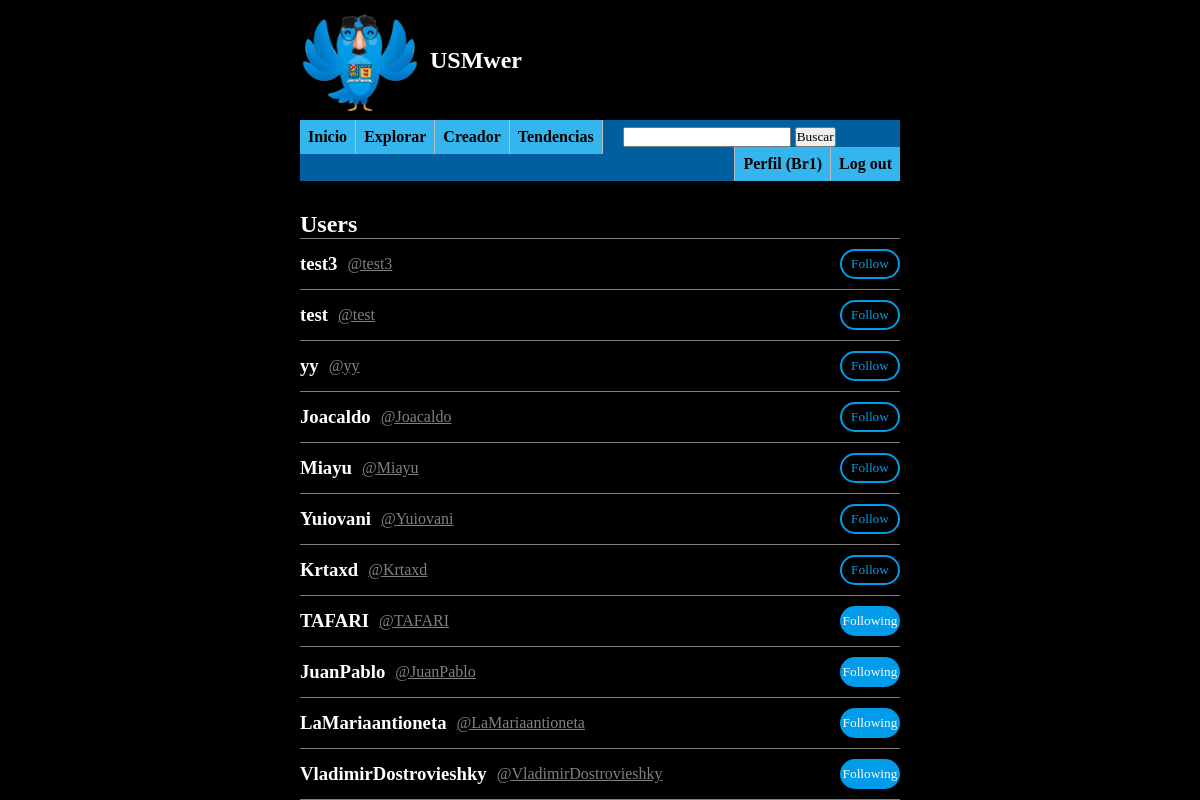
The app's page /explore.php (signed in) with its own data.
### tables this page shows
CREATE TABLE `users` (
  `usersUid` varchar(32) NOT NULL,
  `usersEmail` varchar(50) NOT NULL,
  `usersPwd` varchar(128) NOT NULL,
  `fecha_reg` varchar(30) NOT NULL
);

### includes/functions-inc.php (the view, shortened to what this page needs)
        <?php
function getAllUsers($conn){
    $sql = "SELECT * FROM users ORDER BY fecha_reg DESC LIMIT 100;";
    $stmt = mysqli_stmt_init($conn);
    if(!mysqli_stmt_prepare($stmt, $sql)){
        header("location: ../explore.php?error=stmtfailed");
        exit();
    }
    mysqli_stmt_execute($stmt);
    $resultData = mysqli_stmt_get_result($stmt);
    if($row = mysqli_fetch_all($resultData)){
        return $row;
    } else{
        $result = false;
        return $result;
    }
    exit();
}
function showUsersFrom($conn, $users){
    if($users){
        $n_users = count($users);
        for($i = 0; $i < $n_users; $i++){
            if($users[$i][0] === $_SESSION["userUid"]){
                continue;
            }
            ?>
            <div class='userFeed'>
                <div class="userFeed-username">
                    <h3 class="userFeed-username-name"><?php echo($users[$i][0]); ?></h3>
                    <a class="userFeed-username-at" href=<?php echo("profile.php?user=" . $users[$i][0]); ?>><?php echo("@" . $users[$i][0]); ?></a>
                </div>
                <div class="userFeed-buttons">
                    <form action="includes/userFeed-inc.php" method="POST">
                        <label>
                            <?php
                                if(isFollowdBy($conn, $users[$i][0], $_SESSION["userUid"]) !== false){
                                    ?>
                                    <input class="userFeed-buttons-unfollow" type="submit" name="unfollow" value="Following">
                                    <?php
                                } else{
                                    ?>
                                    <input class="userFeed-buttons-follow" type="submit" name="follow" value="Follow">
                                    <?php
                                }
                            ?>
                        </label>
                    </form>
                </div>
            </div>
            <div class="horizontalSeparator1"></div>
            <?php
        }
    }else{
        ?>
        <p>No se encontraron Usuarios</p>
        <?php
    }
}
function isFollowdBy($conn, $uid, $uidFollower){
    $sql = "SELECT * FROM follows WHERE followsUid=? AND followsUidFollower=?;";
    $stmt = mysqli_stmt_init($conn);
    if(!mysqli_stmt_prepare($stmt, $sql)){
        header("location: ../explore.php?error=stmtfailed");
        exit();
    }
    mysqli_stmt_bind_param($stmt, "ss", $uid, $uidFollower);
    mysqli_stmt_execute($stmt);
    $resultData = mysqli_stmt_get_result($stmt);
    if($row = mysqli_fetch_all($resultData)){
        return $row;
    } else{
        $result = false;
        return $result;
    }
    exit();
}
    ?>

### css/style.css (style rules this page uses)
* { padding: 0; margin: 0; font-family: century gothic; }
:root { --primary: rgb(0, 156, 233); }
body { background-color: black; color: white; }
a { color: gray; }
label .userFeed-buttons-follow { background-color: black; }
.horizontalSeparator1 { height: 1px; width: 100%; background-color: gray; }
.userFeed { display: flex; width: 100%; height: 50px; }
.userFeed-username { width: 90%; align-self: center; display: flex; }
.userFeed-username-name { width: auto; align-self: center; }
.userFeed-username-at { width: auto; align-self: center; margin-left: 10px; }
.userFeed-buttons { float:right; align-self: center; width: 10%; }
.userFeed-buttons-follow { border-radius: 20px; width: -webkit-fill-available; height: 30px; color: var(--primary); border-color: var(--primary); background: white; border-style: solid; }
.userFeed-buttons-unfollow { border-radius: 20px; width: -webkit-fill-available; height: 30px; color: white; border-color: rgba(0, 0, 0,0); background: var(--primary); }

### records on screen
users: usersUid "test3"
users: usersUid "test"
users: usersUid "yy"
users: usersUid "Joacaldo"
users: usersUid "Miayu"
users: usersUid "Yuiovani"
users: usersUid "Krtaxd"
users: usersUid "TAFARI"
users: usersUid "JuanPablo"
users: usersUid "LaMariaantioneta"
users: usersUid "VladimirDostrovieshky"

### other values on screen
$_SESSION["userUid"] "Br1"
